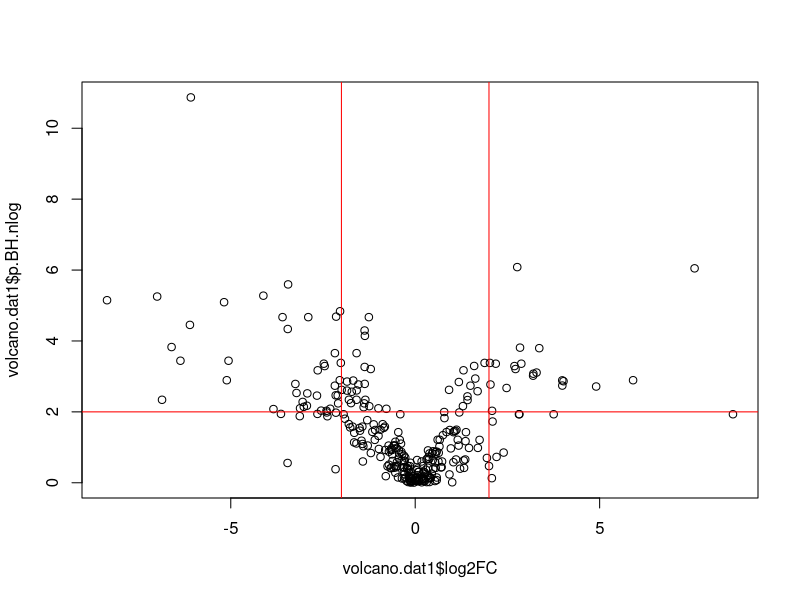
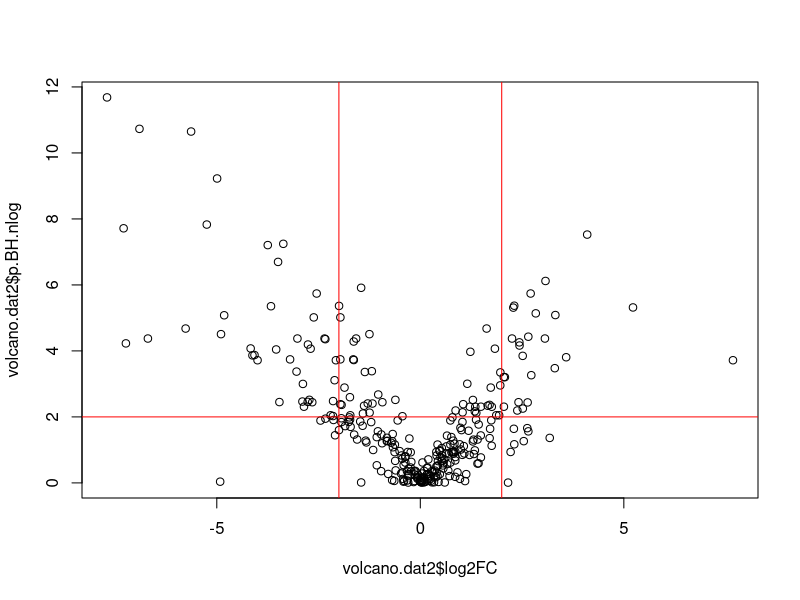
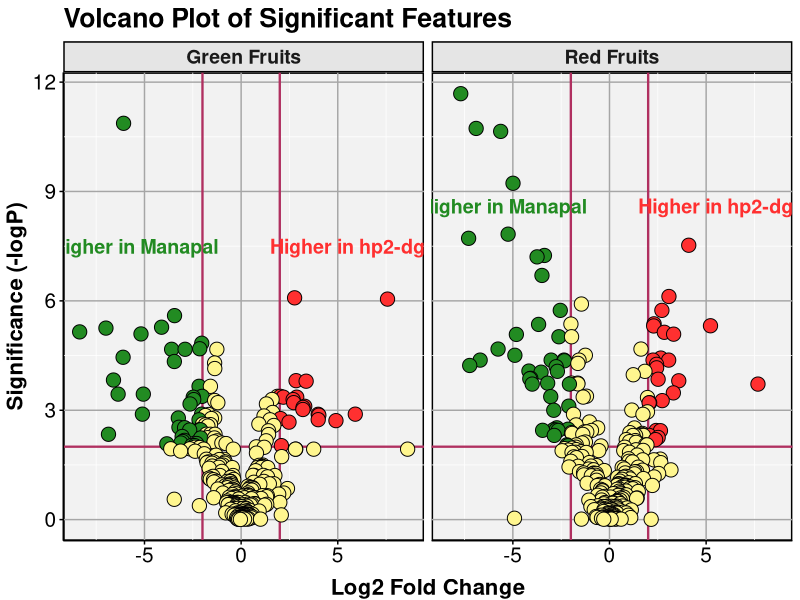
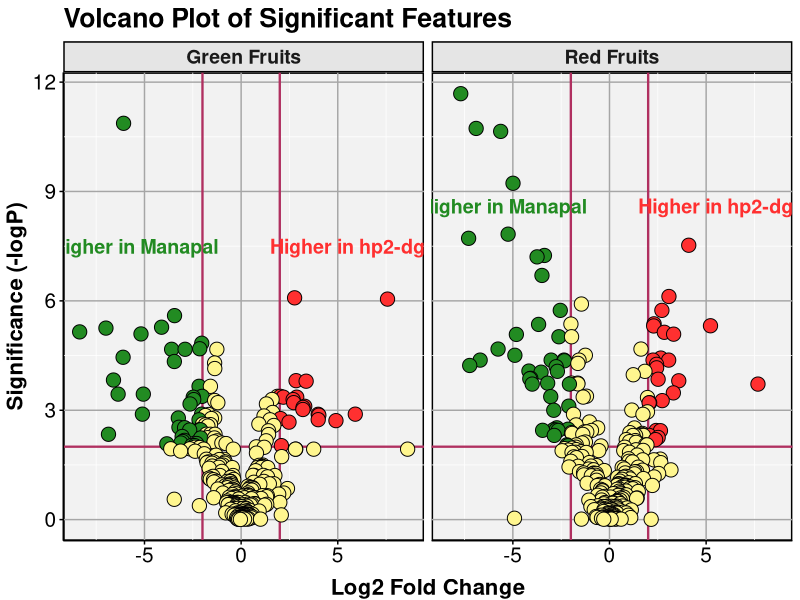

The R source for these figures, in order:
###########################################################
# Script for making a volcano plot
###########################################################

# This script will produce a volcano plot from XCMS data.
# It will determine fold change and significance values
# for each variable in a two-group comparison and plot the 
# results as a volcano plot using the ggplot2 package.

# The following file needs to be placed in the working directory:
# xcmsresults.csv

# Refer to the xcms.process.R file to see how the data were generated.

# Set working directory
setwd("~/R/volcano/")

# Import data
data <- read.csv("xcmsresults.csv", header=T, row.names=1, stringsAsFactors=F)

# Function to replace zeroes with a small value
# This function will find minimum value greater than zero and divide by two
replacezero = function(x) "[<-"(x, !x | is.na(x), min(x[x > 0], na.rm = TRUE) / 2)

# Sum normalization function - apply to each column
sumnorm <- function(z) {
  colsum <- apply(z, 2, sum)
  rv <- sweep(z, 2, colsum, "/")
  return(rv)
}

# Subset data for 2-Group Comparison

# SET 1: GREEN FRUITS
dat1 <- data[,1:18]

# Apply replacezero function across rows
dat2 <- as.data.frame(t(apply(dat1, 1, replacezero)))

# Sum normalize data
set1.norm <- sumnorm(dat2)

# Log transform data
logd1.norm = log2(set1.norm)

# Perform t-test to get p-values 
pvalue <- apply(logd1.norm, 1, function(x) { t.test(x[1:8], x[9:18])$p.value } )

# Apply Benjamini-Hochberg correction (FDR)
p.BHcorr <- p.adjust(pvalue, method = "BH")

# Calculate negative log of FDR-adjusted p value
p.BH.nlog <- -log10(p.BHcorr)

# Calculate row-wise group means for sum normalized data
hp <- apply(set1.norm[1:8], 1, FUN=mean)
Man <- apply(set1.norm[9:18], 1, FUN=mean)

# Calculate log2 Fold Change from group means
FC <- hp/Man
log2FC <- log(FC,2)

# Make new data frame with volcano plot data
volcano.dat1 <- data.frame(hp, Man, pvalue, p.BHcorr, p.BH.nlog, FC, log2FC)

# Sort in ascending order by FDR
volcano.dat1 <- volcano.dat1[order(p.BHcorr),]

# make a simple volcano plot
plot(volcano.dat1$log2FC, volcano.dat1$p.BH.nlog)

# add cutoff lines to show significant variables
abline(v=2, col="red")
abline(v=-2, col="red")
abline(h=2, col="red")

# Create new column based on p.BHcorr and log2FC values
## log2FC > 2 (FC>4) & p.BH.nlog > 2 (p<0.01), then "UP";
## log2FC < -2 (FC>-2) & p.BH.nlog > 2 (p<0.01), then "DOWN";
## otherwise "nochange"
volcano.dat1$change <- ifelse(volcano.dat1$log2FC>2 & volcano.dat1$p.BH.nlog>2,"UP",
                              ifelse(volcano.dat1$log2FC< -2 & volcano.dat1$p.BH.nlog>2,"DOWN",
                                     "nochange"))

# Create vector for developmental stage
stage <- rep("Green Fruits", nrow(volcano.dat1))

# Add stage vector as new column
volcano.dat1$stage <- stage

# create new column with rownames for text labels
volcano.dat1$feature <- rownames(volcano.dat1)

# write csv file of volcano plot data
write.csv(volcano.dat1, "volcano_data_green.csv")

# Determine number of UP and DOWN bins
nrow(subset(volcano.dat1, change=="UP"))
nrow(subset(volcano.dat1, change=="DOWN"))
nrow(subset(volcano.dat1, change=="nochange"))

# subset data to only include UP or DOWN variables
v.sub1 <- subset(volcano.dat1, change=="UP" | change=="DOWN")

# sort in descending order by log2FC
v.sub1 <- v.sub1[order(-v.sub1$log2FC),]

# write csv file of significant variables
write.csv(v.sub1, "volcano_significant_green.csv")

# SET 2: RED FRUITS

# Select columns for RED FRUITS
dat3 <- data[,19:38]

# Apply replacezero function across rows
dat4 <- as.data.frame(t(apply(dat3, 1, replacezero)))

# Sum normalize data
set2.norm <- sumnorm(dat4)

# Log transform
logd2.norm = log2(set2.norm)

# Perform t-test to get p-values 
pvalue <- apply(logd2.norm, 1, function(x) { t.test(x[1:10], x[11:20])$p.value } )

# Apply Benjamini-Hochberg correction (FDR)
p.BHcorr <- p.adjust(pvalue, method = "BH")

# Calculate negative log of FDR-adjusted p value
p.BH.nlog <- -log10(p.BHcorr)

# Calculate row-wise group means for sum normalized data
hp <- apply(set2.norm[1:10], 1, FUN=mean)
Man <- apply(set2.norm[11:20], 1, FUN=mean)

# Calculate log2 Fold Change from group means
FC <- hp/Man
log2FC <- log(FC,2)

# Make new data frame with volcano plot data
volcano.dat2 <- data.frame(hp, Man, pvalue, p.BHcorr, p.BH.nlog, FC, log2FC)

# Sort in ascending order by FDR
volcano.dat2 <- volcano.dat2[order(p.BHcorr),]

# make a simple volcano plot
plot(volcano.dat2$log2FC, volcano.dat2$p.BH.nlog)

# add cutoff lines to show significan variables
abline(v=2, col="red")
abline(v=-2, col="red")
abline(h=2, col="red")

# Create new column based on p.BHcorr and log2FC values
## log2FC > 2 (FC>4) & p.BH.nlog > 2 (p<0.01), then "UP";
## log2FC < -2 (FC>-2) & p.BH.nlog > 2 (p<0.01), then "DOWN";
## otherwise "nochange"
volcano.dat2$change <- ifelse(volcano.dat2$log2FC>2 & volcano.dat2$p.BH.nlog>2,"UP",
                         ifelse(volcano.dat2$log2FC< -2 & volcano.dat2$p.BH.nlog>2,"DOWN",
                                "nochange"))

# Create vector for developmental stage
stage <- rep("Red Fruits", nrow(volcano.dat2))
volcano.dat2$stage <- stage

# create new column with rownames for text labels
volcano.dat2$feature <- rownames(volcano.dat2)

# write csv file of volcano plot data
write.csv(volcano.dat2, "volcano_data_red.csv")

# Determine number of UP and DOWN bins
nrow(subset(volcano.dat2, change=="UP"))
nrow(subset(volcano.dat2, change=="DOWN"))
nrow(subset(volcano.dat2, change=="nochange"))

# subset data to only include UP or DOWN variables
v.sub2 <- subset(volcano.dat2, change=="UP" | change=="DOWN")

# sort in descending order by log2FC
v.sub2 <- v.sub2[order(-v.sub2$log2FC),]

# write csv file of significant variables
write.csv(v.sub2, "volcano_significant_red.csv")

# MERGE VOLCANO DATA FOR GREEN AND RED FRUITS
volcano.alldata <- rbind(volcano.dat1, volcano.dat2)

#########################################################
# Make volcano plot in ggplot2
#########################################################

library(ggplot2)

my.theme <- theme(axis.text = element_text(colour="black", size=15),
                  text = element_text(size=16),
                  title = element_text(size=16, face="bold", vjust=2),
                  panel.background = element_rect(fill = 'gray95',
                                                  colour = "black", 
                                                  size=1),
                  axis.title.x=  element_text(vjust=-0.45),
                  axis.title.y = element_text(vjust=1.2),
                  axis.ticks = element_line(colour="black"),
                  axis.line = element_line(),
                  panel.grid.major = element_line(colour = "gray65"),
                  panel.grid.minor = element_line(colour = "white"),
                  legend.title = element_text(size=16, face="bold"),
                  legend.text = element_text(size = 16, face = "bold"),
                  strip.text = element_text(size=14, face="bold"),
                  strip.background = element_rect(fill="gray90", colour="black", size=1))

# Make data frame called "plottext" for letters on graph
xpos <- c(-5.5, 5.5, -5.5, 5.5)
ypos <- c(7.5, 7.5, 8.6, 8.6)
label <- c("Higher in Manapal","Higher in hp2-dg",
              "Higher in Manapal","Higher in hp2-dg")
grp <- c("Green Fruits","Green Fruits","Red Fruits", "Red Fruits")
plottext <- data.frame(xpos, ypos, Label=label, stage=grp)

# make volcano plots
g1 <-
  ggplot(volcano.alldata, aes(log2FC, p.BH.nlog)) +
  geom_hline(yintercept=2, size=0.8, colour="#B03060") +
  geom_vline(xintercept=2, size=0.8, colour="#B03060") + 
  geom_vline(xintercept=-2, size=0.8, colour="#B03060") +
  geom_point(size=4.5, shape=21, aes(fill=change)) +
  scale_fill_manual(name='Change',values=c("#228B22", "#FFF68F", "#FF3030"),
                    guide=FALSE) +
  ggtitle("Volcano Plot of Significant Features") +
  xlab("Log2 Fold Change") +
  ylab("Significance (-logP)") +
  geom_text(data=plottext, aes(xpos, ypos, label=Label), 
            size=5, color=c("#228B22","#FF3030","#228B22","#FF3030"),
            fontface="bold", show.legend=FALSE) + 
  facet_wrap(~stage, nrow=1) +
  my.theme

# display plot
g1

# Make png file
png(file="volcano_plots.png", height=3000, width=5000, res=500)
g1
dev.off()

#end
